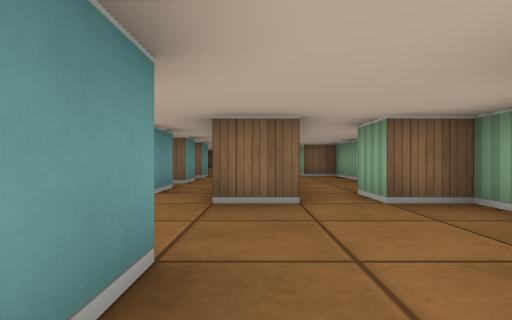
view 1 (above)

16 first-person views from a walk through a cub3D maze. The camera is about half as high as the walls, looks level and sees 80° across. The floor is counted in squares. Each view is taken from the middle of a square. On the plan, view 1 faces up. The plan holds only what a view shows up to about 9 squares ahead; the rest is blank.

view 2
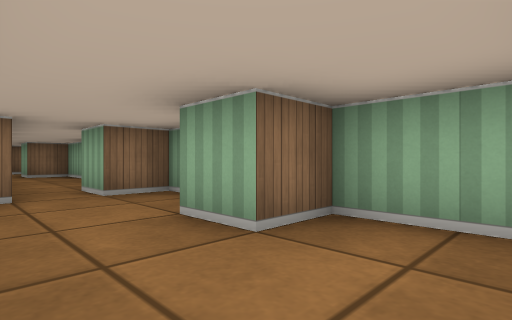

view 3
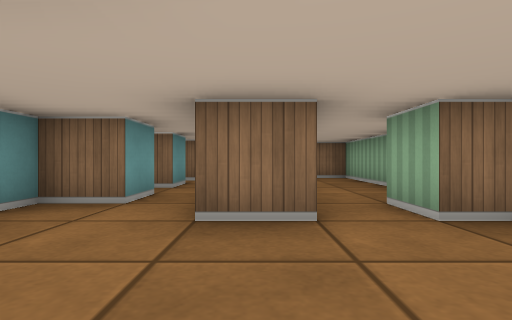

view 4
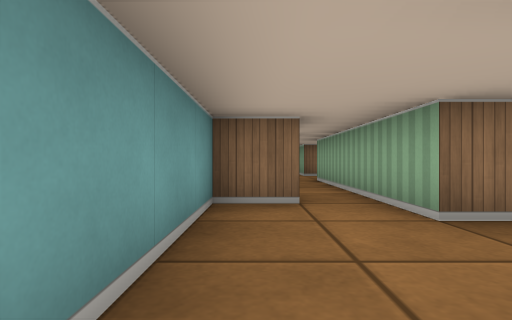

view 5
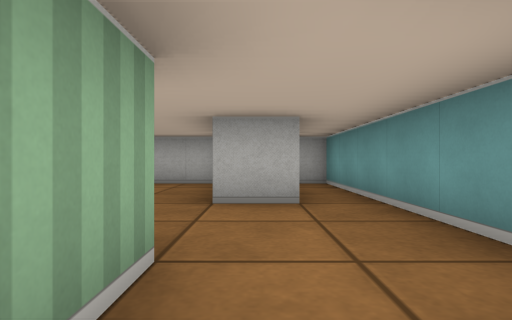

view 6
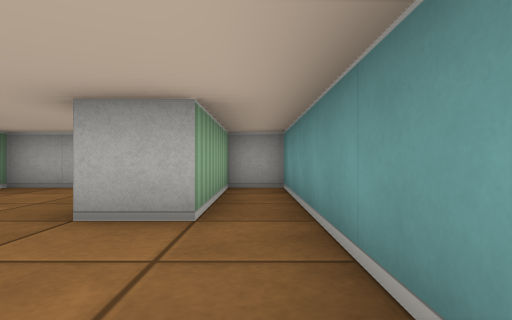

view 7
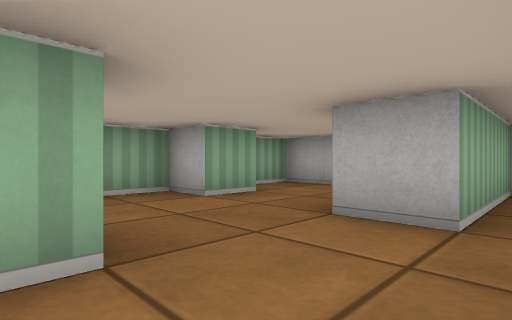

view 8
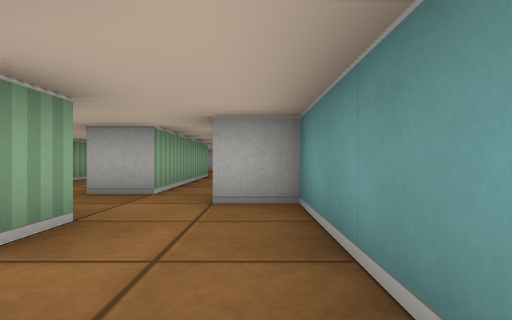

view 9
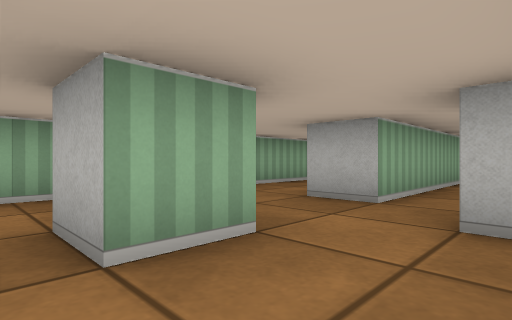

view 10
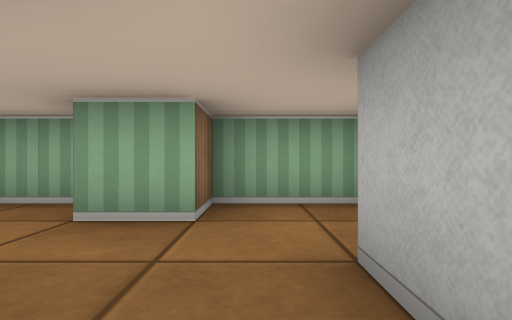

view 11
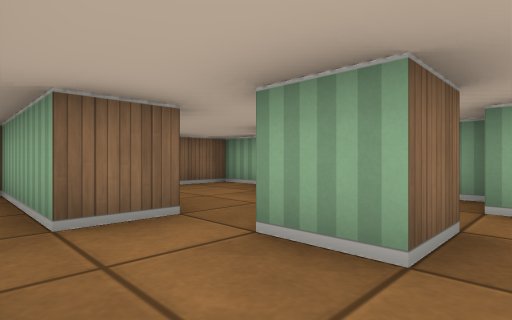

view 12
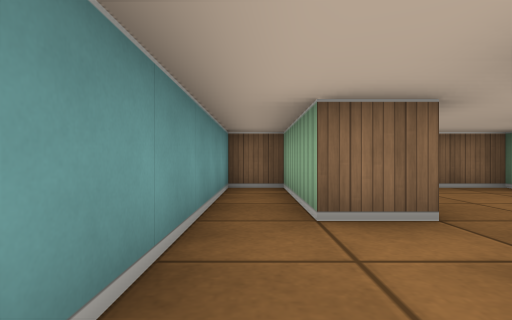

view 13
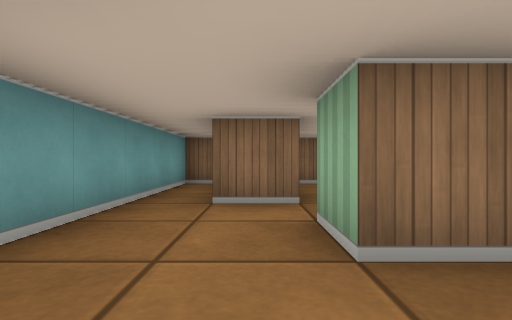

view 14
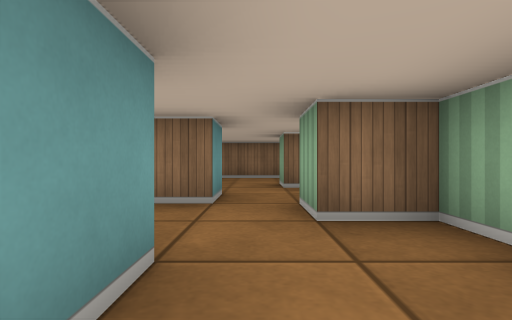

view 15
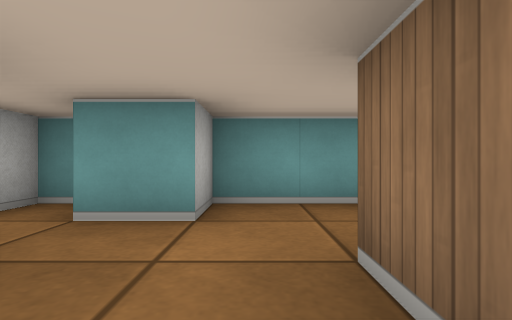

view 16
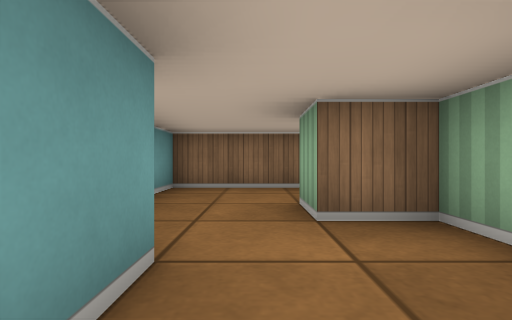

### Floor plan
Ten units are one square. View 1 is at (0, 0); x grows to the right and y downward. Boxes are objects, and circles mark ways between rooms. Rooms are numbered by the first view taken in them; rooms with no view inside come last. Other rooms are left out.
<svg viewBox="-30 -160 60 180">
<path fill="none" stroke="#000" d="M-1 15 25 15 25 -5 15 -5 15 -15 25 -15 25 -35 15 -35M5 -35 -5 -35 -5 -45M-15 -45 -25 -45 -25 15 -15 15 -15 -15 -5 -15 -5 -5M-15 -75 -15 -65M-15 -55 -15 -45M-25 -80 -25 -75 -19 -75M-5 -45 -5 -85M-5 -105 -5 -115 5 -115 5 -105 -5 -105M-5 -85 5 -85 5 -75M-5 -125 -15 -125 -15 -155 -25 -155 -25 -95 -15 -95 -15 -85M25 -106 25 -125 15 -125 15 -135M25 -140 25 -155 -5 -155 -5 -145M25 -49 25 -95 15 -95 15 -105M15 -35 15 -45"/>
<circle cx="-10" cy="-40" r="3" fill="#2a7"/>
<circle cx="10" cy="-30" r="3" fill="#2a7"/>
<circle cx="-10" cy="-90" r="3" fill="#2a7"/>
<text x="0" y="-10">1</text>
<text x="-10" y="-70">2</text>
<text x="0" y="-100">3</text>
</svg>
Room 1 opens to room 2. Room 1 opens to room 3. Room 2 opens to room 3.

Where each view was taken, in squares from view 1:
view 1: 0 up, 0 right, facing up
view 2: 1 down, 0 right, facing up-right
view 3: 1 up, 0 right, facing up
view 4: 1 up, 2 left, facing up
view 5: 5 up, 1 left, facing down
view 6: 4 up, 2 left, facing down
view 7: 4 up, 2 left, facing down-right
view 8: 13 up, 2 left, facing down
view 9: 12 up, 2 left, facing down-right
view 10: 12 up, 1 left, facing right
view 11: 10 up, 2 left, facing up-right
view 12: 10 up, 2 left, facing up
view 13: 9 up, 1 left, facing up
view 14: 7 up, 1 right, facing up
view 15: 10 up, 1 right, facing left
view 16: 10 up, 1 right, facing up
